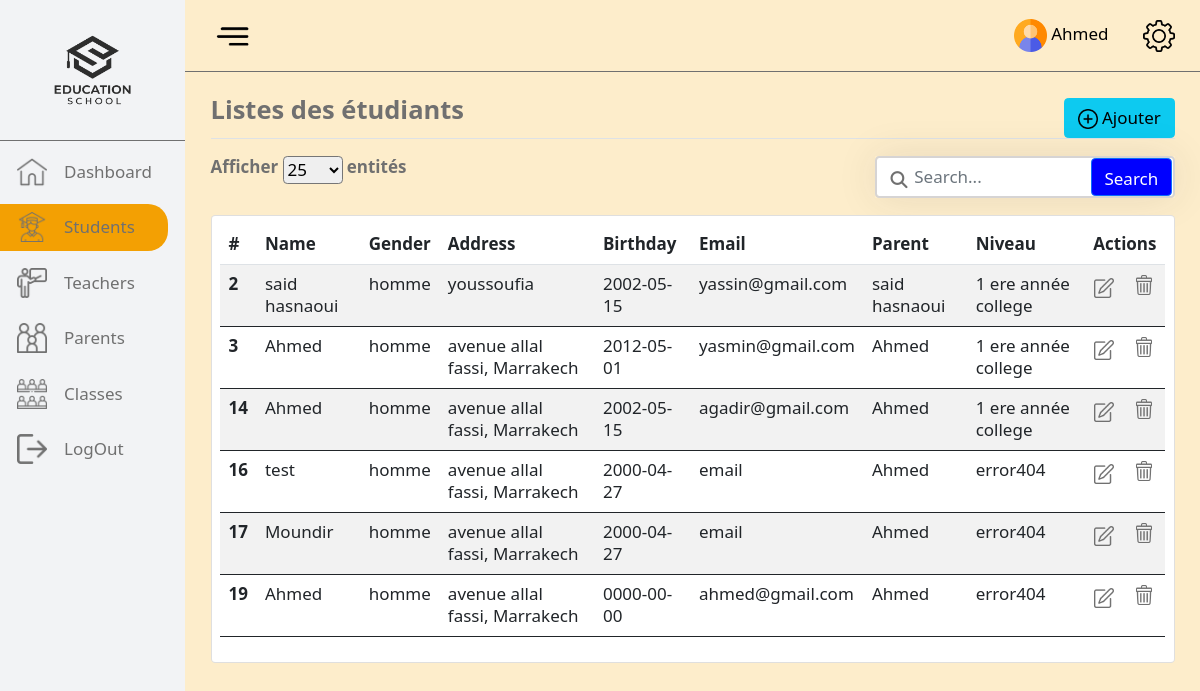
/student (signed in), run on the app's committed database.
### tables this page shows
CREATE TABLE `etudiant` (
  `matricule` int(11) NOT NULL AUTO_INCREMENT,
  `nom` varchar(30) NOT NULL,
  `genre` varchar(30) NOT NULL,
  `status` tinyint(4) NOT NULL DEFAULT 1,
  `adresse` varchar(255) NOT NULL,
  `naissance` date NOT NULL,
  `email` varchar(255) NOT NULL,
  `tuteur` int(11) DEFAULT NULL,
  `idNiveau` int(11) DEFAULT NULL,
  PRIMARY KEY (`matricule`),
  KEY `tuteur` (`tuteur`),
  KEY `idNieau` (`idNiveau`),
  CONSTRAINT `constrainNiveauEtudiant` FOREIGN KEY (`idNiveau`) REFERENCES `niveau` (`matricule`),
  CONSTRAINT `tuteur` FOREIGN KEY (`tuteur`) REFERENCES `tuteur` (`matricule`)
);

CREATE TABLE `tuteur` (
  `matricule` int(11) NOT NULL AUTO_INCREMENT,
  `nom` varchar(30) NOT NULL,
  `genre` varchar(30) NOT NULL,
  `status` tinyint(1) NOT NULL DEFAULT 1,
  `job` varchar(255) NOT NULL,
  `adresse` varchar(255) NOT NULL,
  `phone` varchar(30) NOT NULL,
  `situation` varchar(255) NOT NULL,
  PRIMARY KEY (`matricule`)
);

CREATE TABLE `niveau` (
  `matricule` int(11) NOT NULL AUTO_INCREMENT,
  `title` varchar(50) NOT NULL,
  `description` varchar(250) NOT NULL,
  `status` tinyint(4) NOT NULL DEFAULT 1,
  PRIMARY KEY (`matricule`)
);

### controllers/ControllerStudent.php (called while the page is built, shortened)
<?php
class ControllerStudent{
    public function __construct($url){
        $student = new Student();
        $liste = $student->getStudents();
        require_once(ROOT.'views/liste_student.php');
    }
}

### index.php (called while the page is built, shortened)
<?php
$router = new Router();
$router->routeReq();
die();

### models/Student.php (called while the page is built, shortened)
<?php
class Student extends Model{
    public function getStudents(){
        return $this->getAllJoin("etudiant");
    }
    public function getAllJoin($table){
        $db = self::getBdd();
        $query = $db->query('SELECT
                                etudiant.genre as `genreEtu`,
                                tuteur.genre as `genreTu`,
                                etudiant.nom as `nomEtu`,
                                tuteur.nom as `nomTu`,
                                tuteur.matricule as `tuteur_matr`,
                                etudiant.matricule as `etudiant_matr`,
                                etudiant.*, tuteur.*,
                                niveau.* FROM etudiant
                                INNER JOIN niveau ON etudiant.idNiveau = niveau.matricule
                                INNER JOIN tuteur ON etudiant.tuteur = tuteur.matricule
                                WHERE etudiant.status = 1');
        $data = $query->fetchAll(PDO::FETCH_OBJ);
        return $data;
    }
}

### views/liste_student.php (the view, shortened to what this page needs)
<!DOCTYPE html>
<html lang="fr">
<head>
    <link href="https://cdn.jsdelivr.net/npm/bootstrap@5.1.3/dist/css/bootstrap.min.css" rel="stylesheet"
>
    <link rel="stylesheet" href="https://cdnjs.cloudflare.com/ajax/libs/font-awesome/6.1.1/css/all.min.css"
 />
    <link rel="stylesheet" href="./app/assets/style/dashboard.css">
    <link rel="stylesheet" href="./app/assets/style/table.css">
</head>
<body>
    <?php require("header.php"); ?>
    <main class="main">
        <div class="Container p-4 ">
            <div class="d-flex justify-content-between border-bottom fw-bold fs-4">
                <p class="">Listes des étudiants</p>
                 <button type="button" class="btn btn-info" data-bs-toggle="modal" data-bs-target="#staticBackdrop">
                    <img style="width: 20px; height: 20px;" src="./app/image/add.png">
                    <span>Ajouter</span>
                </button>
            </div>
            <div class="d-flex justify-content-between mt-3 fw-bold">
                <div class="d-flex">
                    <p>Afficher</p>
                    <select class="rounded mx-1" name="" id="">
                        <option value="25">25</option>
                    </select>
                    <p>entités</p>
                </div>
                <div class="">
                    <div class="d-flex justify-content-center align-items-center">
                        <div class="search">
                            <i class="fa fa-search"></i>
                            <input type="text" class="form-control" placeholder="Search...">
                            <button class="btn btn-primary">Search</button>
                        </div>
                    </div>
                </div>
            </div>
            <div class="table-responsive card mt-3 p-2">
                <table style="overflow: overlay;" class="table table-striped">
                    <thead>
                        <tr class="rounded">
                            <th scope="col">#</th>
                            <th scope="col">Name</th>
                            <th scope="col">Gender</th>
                            <th scope="col">Address</th>
                            <th scope="col">Birthday</th>
                            <th scope="col">Email</th>
                            <th scope="col">Parent</th>
                            <th scope="col">Niveau</th>
                            <th scope="col" colspan="2">Actions</th>
                        </tr>
                    </thead>
                    <tbody>
                        <?php foreach ($liste as $key => $value) {?>
                        <tr>
                            <th><?php echo $value->etudiant_matr; ?></th>
                            <td><?php echo $value->nomEtu; ?></td>
                            <td><?php echo $value->genreEtu; ?></td>
                            <td><?php echo $value->adresse; ?></td>
                            <td><?php echo $value->naissance; ?></td>
                            <td><?php echo $value->email; ?></td>
                            <td><?php echo $value->nomTu; ?></td>
                            <td><?php echo $value->title; ?></td>
                            <td class="">
                                <button type="button" class="btn btn-link p-0" data-bs-toggle="modal" data-bs-target="#m<?php echo $value->etudiant_matr; ?>">
                                    <img style="max-width: 20px;" src="./app/image/edit.png">
                                </button>
                            </td>
                            <td class="">
                                <a href="<?php echo URL."student/delete/".$value->etudiant_matr; ?>">
                                    <img style="max-width: 20px;" src="./app/image/trash.png">
                                </a>
                            </td>
                        </tr>
                        <?php } ?>
                    </tbody>
                </table>
            </div>
        </div>
    </main>
</body>
</html>

### app/assets/style/dashboard.css (style rules this page uses)
html, body { width: 100%; height: 100%; font-size: 17px; line-height: 22px; color: var(--main-text-color); background: var(--bg-color-blanchedalmond); }
* { padding: 0; margin: 0; }
.main { position: absolute; top: var(--height-nav-bar); left: var(--width-side-bar); width: calc(100% - var(--width-side-bar)); transition-timing-function: ease-in-out; transition: width .4s; }

### app/assets/style/table.css (style rules this page uses)
.main .search { position: relative; box-shadow: 0 0 40px rgba(51, 51, 51, .1); }
.main .search input { text-indent: 25px; width: 300px; border: 2px solid #d6d4d4; }
.main .search .fa-search { position: absolute; top: 15px; left: 16px; }
.main .search button { position: absolute; top: 2.5px; right: 2.5px; height: 38px; background: blue; }
select { height: 28px; width: 60px; }
table tbody { border: none !important; }

### app/assets/style/varSheet.css (style rules this page uses)
:root { --bg-color-blanchedalmond: #FDEDCB; --bg-color-side: #F2F3F5; --main-text-color: #707070; --main-border-blue: #0160F3; --main-border-green: #01AB68; --main-border-green-opp: #3c763d; --main-border-red: #E81400; --main-border-blanchedalmond: #F3A003; --border-red: rgb(255, 0, 0) solid 2px; --border-gry: rgb(74, 67, 67) solid 2px; --border-blue: rgb(38, 0, 255) solid 2px; --width-side-bar: 185px; --width-side-bar-active: 72px; --height-nav-bar: 72px; }

### data on the page
etudiant: matricule "2", nom "said hasnaoui", genre "homme", tuteur.adresse "youssoufia", naissance "2002-05-15", email "yassin@gmail.com", tuteur.nom "said hasnaoui", idNiveau.title "1 ere année college"
etudiant: matricule "3", nom "Ahmed", genre "homme", tuteur.adresse "avenue allal fassi, Marrakech", naissance "2012-05-01", email "yasmin@gmail.com", tuteur.nom "Ahmed", idNiveau.title "1 ere année college"
etudiant: matricule "14", nom "Ahmed", genre "homme", tuteur.adresse "avenue allal fassi, Marrakech", naissance "2002-05-15", email "agadir@gmail.com", tuteur.nom "Ahmed", idNiveau.title "1 ere année college"
etudiant: matricule "16", nom "test", genre "homme", tuteur.adresse "avenue allal fassi, Marrakech", naissance "2000-04-27", email "email", tuteur.nom "Ahmed", idNiveau.title "error404"
etudiant: matricule "17", nom "Moundir", genre "homme", tuteur.adresse "avenue allal fassi, Marrakech", naissance "2000-04-27", email "email", tuteur.nom "Ahmed", idNiveau.title "error404"
etudiant: matricule "19", nom "Ahmed", genre "homme", tuteur.adresse "avenue allal fassi, Marrakech", naissance "0000-00-00", email "ahmed@gmail.com", tuteur.nom "Ahmed", idNiveau.title "error404"

### other printed values
$_SESSION['user']->nom "Ahmed"
